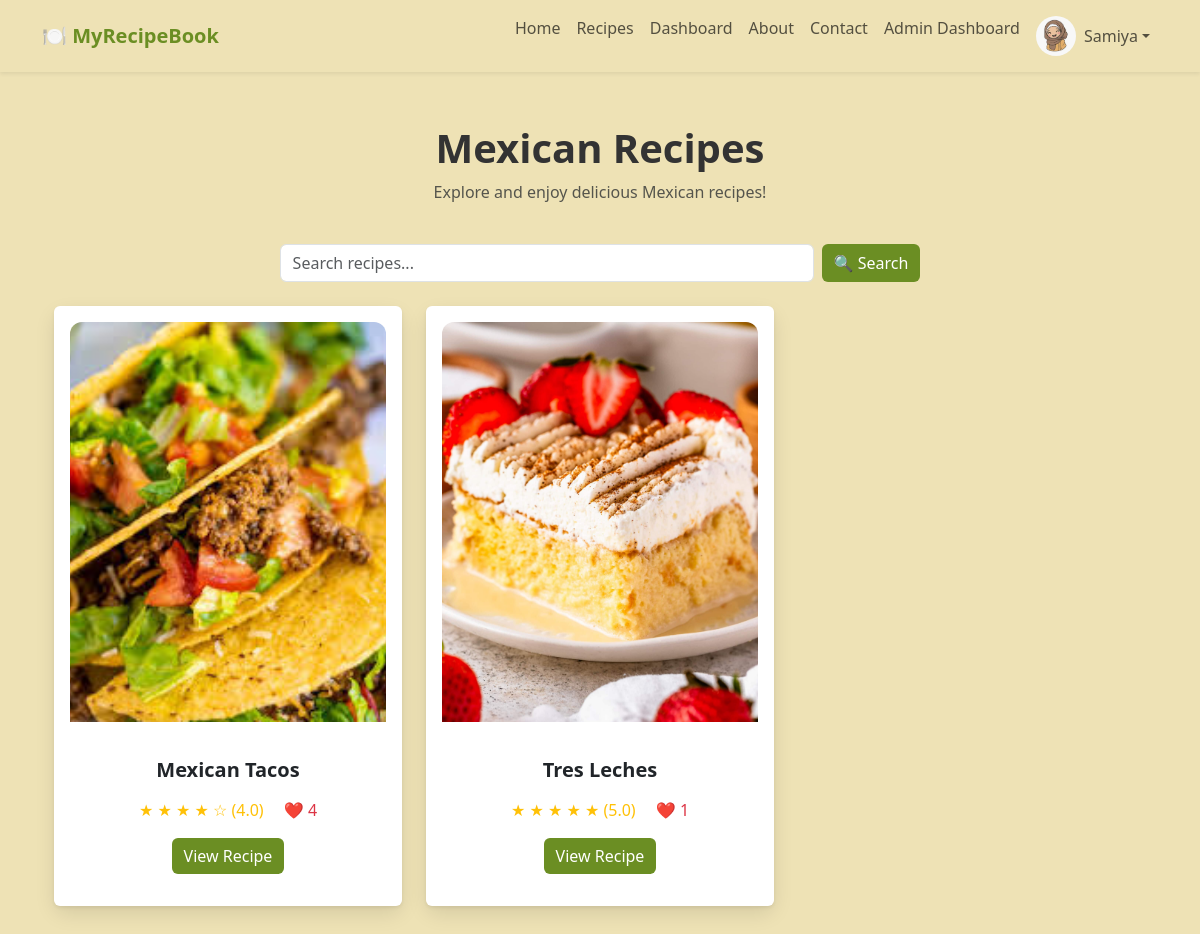
Screenshot of /cuisine/Mexican (signed in) with the database file from the repository.
### app/models.py (models this page shows, shortened)
class User(db.Model, UserMixin):
    id = db.Column(db.Integer, primary_key=True)
    username = db.Column(db.String(50), unique=True, nullable=False)
    name = db.Column(db.String(100))
    email = db.Column(db.String(100), unique=True, nullable=False)
    profile_photo = db.Column(db.String(255))  # Store image path
    password_hash = db.Column(db.String(255), nullable=False)
    is_premium = db.Column(db.Boolean, default=False)  # For premium users
    is_admin=db.Column(db.Boolean, default=False)
    liked_recipes = db.relationship('Recipe', secondary='like', backref='liked_by')

class Recipe(db.Model):
    id = db.Column(db.Integer, primary_key=True)
    title = db.Column(db.String(255), nullable=False)
    tags = db.Column(db.String(255))
    ingredients = db.Column(db.Text, nullable=False)
    instructions = db.Column(db.Text, nullable=True)
    description = db.Column(db.String(500), nullable=True)
    image_path = db.Column(db.String(255))  # Stores relative path
    video_path = db.Column(db.String(255))  # Stores relative path
    is_premium = db.Column(db.Boolean, default=False)  # New column
    likes = db.relationship('Like', backref='recipe', lazy=True)
    ratings = db.relationship('Rating', backref='recipe', lazy=True)
    comments = db.relationship('Comment', backref='recipe', lazy=True)
    @property
    def average_rating(self):
        if not self.ratings:
            return 0  # No ratings yet
        return round(sum(r.rating for r in self.ratings) / len(self.ratings), 1)
    @property
    def like_count(self):
        return len(self.likes)

class Rating(db.Model):
    id = db.Column(db.Integer, primary_key=True)
    user_id = db.Column(db.Integer, db.ForeignKey('user.id'), nullable=False)
    recipe_id = db.Column(db.Integer, db.ForeignKey('recipe.id'), nullable=False)
    rating = db.Column(db.Integer, nullable=False)  # Rating from 1 to 5

### app/routes.py (the view)
@bp.route('/cuisine/<cuisine>')
def cuisine(cuisine):
    cuisine_tags={
        "Indian":["india","indian","desi","marathi","south-indian","south indian"],
        "Mexican":["mexico","mexican"],
        "Italian":["italian","italy"],
        "Chinese":["china","chinese"]
    }
    if cuisine not in cuisine_tags:
        abort(404)
    tags=cuisine_tags[cuisine]
    recipes=Recipe.query.filter(db.or_(*(Recipe.tags.ilike(f"%{tag}%")for tag in tags))).all()
    return render_template('cuisine.html',cuisine=cuisine ,recipes=recipes)

### app/__init__.py (called while the page is built)
def create_app():
    app = Flask(__name__)
    app.config.from_object(Config)
    db.init_app(app)
    migrate.init_app(app, db)
    login_manager.init_app(app)
    ensure_upload_folders(app)
    @login_manager.user_loader
    def load_user(user_id):
        return User.query.get(int(user_id)) or Admin.query.get(int(user_id))
    from app.routes import bp
    app.register_blueprint(bp)
    login_manager.login_view = 'routes.admin_login'  # Redirect if user is not logged in
    login_manager.login_message_category = "danger"
    return app

### app/templates/cuisine.html (shortened to what this page needs)
{% extends "base.html" %}
{% block content %}
<div class="container py-1">
    <h1 class="text-center fw-bold page-title">{{ cuisine }} Recipes</h1>
    <p class="text-center text-muted">Explore and enjoy delicious {{ cuisine }} recipes!</p>
    <div class="container py-4">
        <form action="{{ url_for('routes.search') }}" method="GET" class="d-flex justify-content-center">
            <input type="text" name="q" class="form-control w-50 me-2" placeholder="Search recipes..." required>
            <button type="submit" class="btn btn-primary">🔍 Search</button>
        </form>
    </div>
    <div class="row gx-4 gy-5">
        {% for recipe in recipes %}
        <div class="col-md-4 col-sm-6">
            <div class="flip-card" onclick="flipCard(this)">
                <div class="flip-card-inner">
                    <div class="flip-card-front">
                        <div class="card shadow-sm border-0 h-100 p-3 d-flex flex-column card-fixed-height">
                            {% if recipe.image_path %}
                                <img src="{{ url_for('static', filename=recipe.image_path) }}" class="card-img-top" alt="{{ recipe.title }}">
                            {% else %}
                                <img src="{{ url_for('static', filename='images/placeholder.jpg') }}" class="card-img-top" alt="No Image Available">
                            {% endif %}
                            <div class="card-body text-center d-flex flex-column flex-grow-1">
                                <h5 class="fw-bold">{{ recipe.title }}</h5>
                                <div class="mt-2">
                                    <span class="text-warning">
                                        {% for i in range(1, 6) %}
                                            {% if i <= recipe.average_rating %}
                                                ★
                                            {% else %}
                                                ☆
                                            {% endif %}
                                        {% endfor %}
                                        ({{ recipe.average_rating or 0 }})
                                    </span>
                                    <span class="text-danger ms-3">❤️ {{ recipe.like_count }}</span>
                                </div>
                                <div class="mt-auto">
                                    <a href="{{ url_for('routes.view_recipe', recipe_id=recipe.id) }}" class="btn btn-primary" onclick="event.stopPropagation();">
                                        View Recipe
                                    </a>
                                </div>
                            </div>
                        </div>
                    </div>
                    <div class="flip-card-back">
                        <div class="card-body d-flex align-items-center justify-content-center">
                            <p class="description-text">{{ recipe.description or 'No description available.' }}</p>
                        </div>
                    </div>
                </div>
            </div>
        </div>
        {% endfor %}
    </div>
</div>
{% endblock %}

### app/templates/base.html (shortened to what this page needs)
<!DOCTYPE html>
<html lang="en">
<head>
    <link href="https://cdn.jsdelivr.net/npm/bootstrap@5.3.0/dist/css/bootstrap.min.css" rel="stylesheet">
    <link rel="stylesheet" href="{{ url_for('static', filename='styles.css') }}">
    <link rel="stylesheet" href="https://cdnjs.cloudflare.com/ajax/libs/font-awesome/6.0.0/css/all.min.css">
</head>
<body>
<nav class="navbar navbar-expand-lg navbar-light shadow-sm">
    <div class="container">
        <a class="navbar-brand fw-bold" href="{{ url_for('routes.index') }}">🍽️ MyRecipeBook</a>
        <div class="collapse navbar-collapse" id="navbarNav">
            <ul class="navbar-nav ms-auto">
                <li class="nav-item"><a class="nav-link" href="{{ url_for('routes.index') }}">Home</a></li>
                <li class="nav-item"><a class="nav-link" href="{{ url_for('routes.recipes') }}">Recipes</a></li>
                {% if current_user.is_authenticated %}
                    <li class="nav-item"><a class="nav-link" href="{{ url_for('routes.user_dashboard') }}">Dashboard</a></li>
                {% endif %}
                <li class="nav-item"><a class="nav-link" href="{{ url_for('routes.about') }}">About</a></li>
                <li class="nav-item"><a class="nav-link" href="{{ url_for('routes.contact') }}">Contact</a></li>
                {% if current_user.is_authenticated %}
                    {% if current_user.is_authenticated and current_user.is_admin %}
                    <li class="nav-item">
                        <a class="nav-link" href="{{ url_for('routes.admin_dashboard') }}">
                            Admin Dashboard
                         </a>
                    </li>
                {% endif %}
                    <li class="nav-item dropdown">
                        <a class="nav-link dropdown-toggle d-flex align-items-center" href="#" id="userDropdown" role="button" data-bs-toggle="dropdown">
                            <img src="{{ url_for('static', filename=current_user.profile_photo)}}" class="profile-photo me-2">
                            {{ current_user.name }}
                        </a>
                    </li>
                {% else %}
                    <li class="nav-item"><a class="nav-link link-accent" href="{{ url_for('routes.user_login') }}">Login</a></li>
                    <li class="nav-item"><a class="nav-link link-accent" href="{{ url_for('routes.user_signup') }}">Sign Up</a></li>
                {% endif %}
            </ul>
        </div>
    </div>
</nav>
    <div class="container my-5">
        {% block content %}{% endblock %}
    </div>
</body>
</html>

### app/static/styles.css (style rules this page uses)
:root { --bg-light: #EEE2B5; --bg-card: #F8F6F2; --text-dark: #333333; --accent-green: #6B8E23; --hover-green: #4A5D23; --border-light: #EAEAEA; }
body { background-color: var(--bg-light); color: var(--text-dark); font-family: 'Segoe UI', Tahoma, Geneva, Verdana, sans-serif; }
.navbar { background-color: var(--bg-light); box-shadow: 0 4px 12px rgba(0, 0, 0, 0.05); }
.navbar-brand { color: var(--accent-green); }
.btn-primary { background-color: var(--accent-green); border: none; transition: background-color 0.3s ease; }
.card-img-top { width: 100%; height: 400px; object-fit: cover; border-top-left-radius: 12px; border-top-right-radius: 12px; }
.flip-card { perspective: 1000px; cursor: pointer; }
.flip-card-inner { position: relative; width: 100%; min-height: 600px; transform-style: preserve-3d; transition: transform 0.6s ease; }
.flip-card-front, .flip-card-back { position: absolute; width: 100%; height: 100%; border-radius: 12px; backface-visibility: hidden; box-shadow: 0 8px 20px rgba(0, 0, 0, 0.1); }
.flip-card-front { display: flex; flex-direction: column; background: var(--bg-card); }
.card-fixed-height { min-height: 100%; }
.flip-card-front .card-img-top { width: 100%; height: 400px; object-fit: cover; border-top-left-radius: 12px; border-top-right-radius: 12px; margin-bottom: 20px; }
.card-body { display: flex; flex-direction: column; flex: 1; }
.flip-card-back { background: var(--accent-green); transform: rotateY(180deg); display: flex; flex-direction: column; justify-content: center; padding: 20px; text-align: center; }
.description-text { font-family: 'Playfair Display', serif; font-size: 1.3rem; font-weight: bold; color: white; line-height: 1.8; }
.profile-photo { width: 40px; height: 40px; border-radius: 50%; object-fit: cover; }
input, textarea { border-radius: 8px; border: 1px solid var(--border-light); padding: 10px; }

### rows the page displays
User: profile_photo (picture), name "Samiya"
Recipe: image_path (picture), title "Mexican Tacos", rating "4.0", like_count "4"
Recipe: image_path (picture), title "Tres Leches", rating "5.0", like_count "1"

### other values shown
{{ cuisine }} "Mexican"
